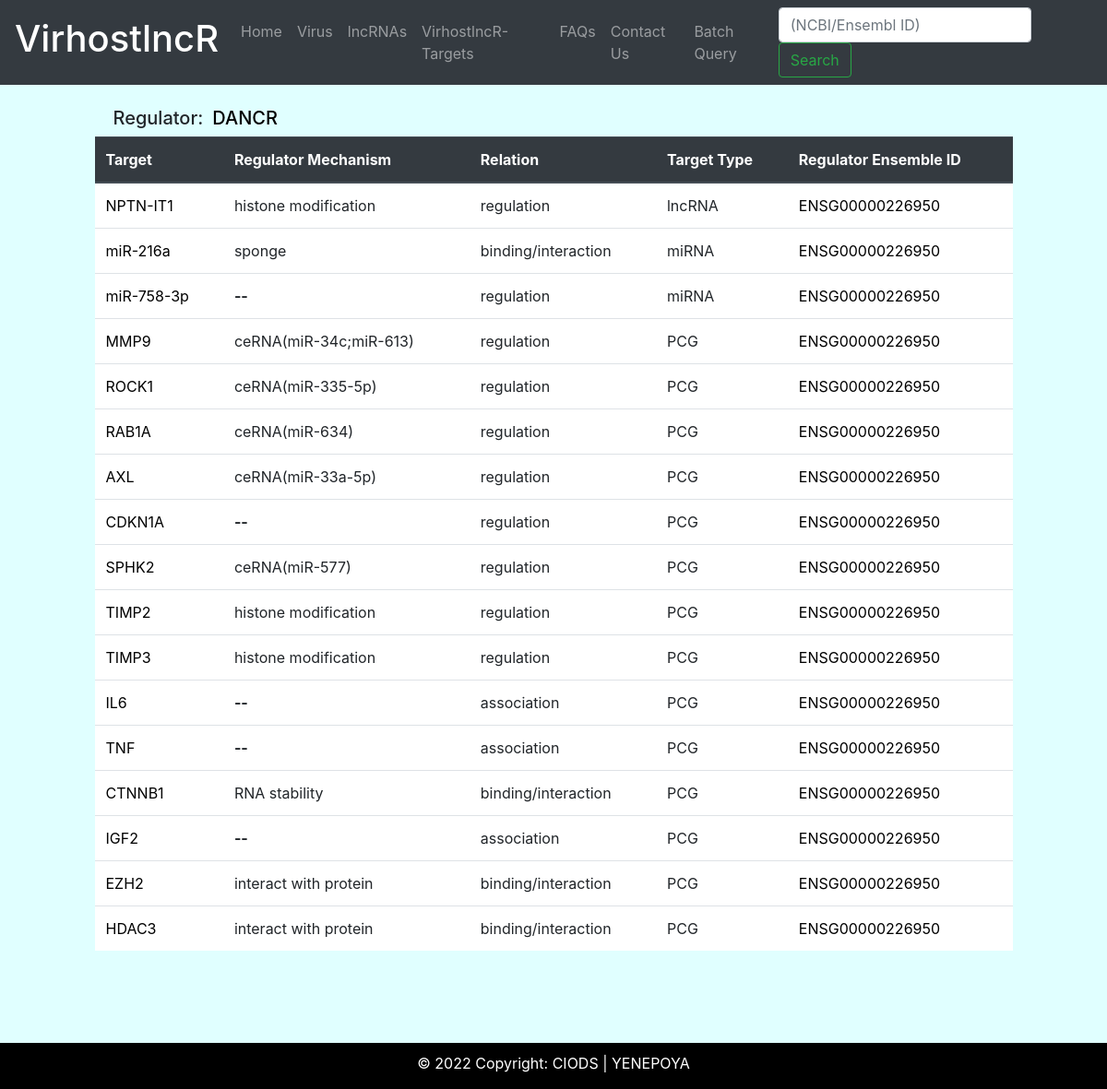
Before: /targetdetails/DANCR/ with the older database file.
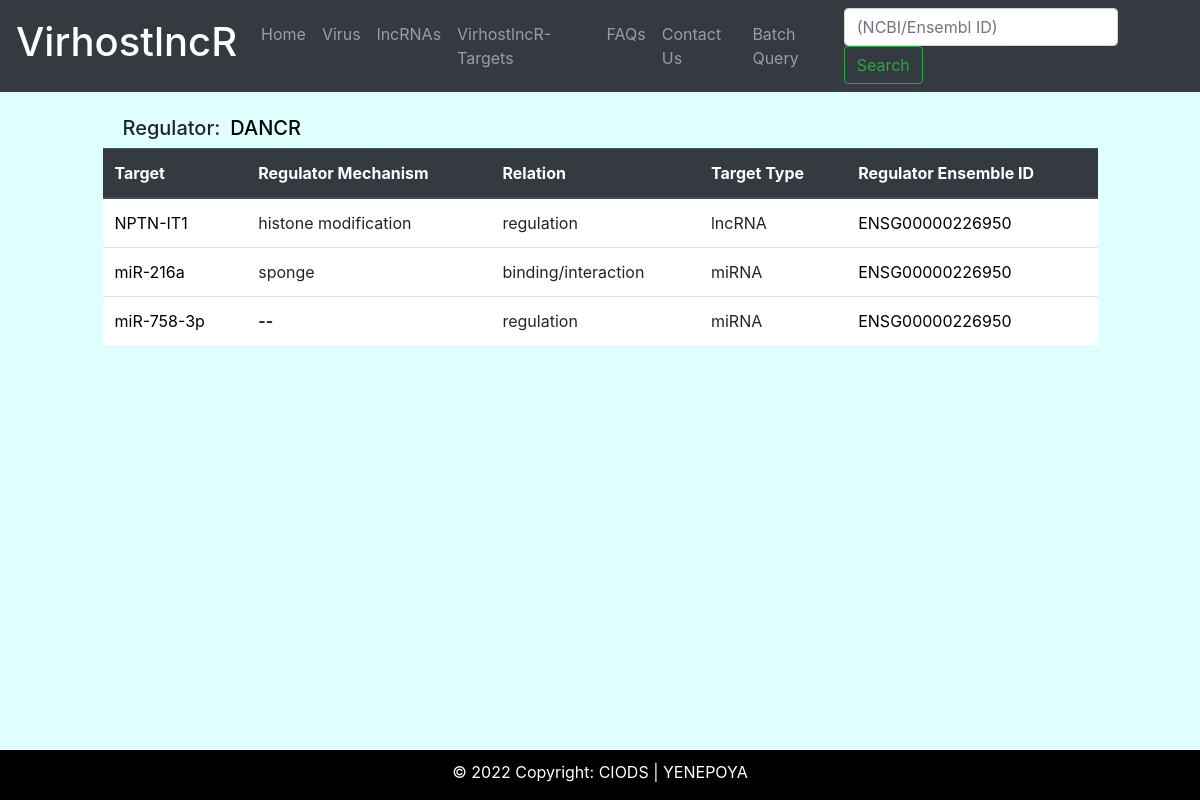
After: the same page with the newer database file.
### lncrna/models.py (models this page shows, shortened)
class LncrnaTarget(models.Model):
    regulator = models.CharField(max_length=255)
    target = models.CharField(max_length = 255)
    regulatory_mech = models.CharField(max_length = 255 , null = True, blank = True)
    regulatory_type = models.CharField(max_length = 255 , null = True, blank = True)
    Target_type = models.CharField(max_length = 255 , null = True, blank = True)
    regulator_ensemble_id = models.CharField(max_length = 255 , null = True, blank = True)

### lncrna/views.py (the view)
# urls.py: path('targetdetails/<str:regulator>/', views.targetdetails, name = 'targetdetails'),
def targetdetails(request, regulator):
    lncrnatarget = LncrnaTarget.objects.filter(regulator = regulator)
    dis_regulator = regulator
    context = {'lncrnatarget':lncrnatarget,'dis_regulator':dis_regulator}
    return render(request,'lncrna/target_details.html',context)

### templates/lncrna/target_details.html (shortened to what this page needs)
{% extends 'lncrna/base.html' %}
{% block content %}
<div class="cotainer" >
<div class="row d-flex">
 <div class="col col-xl-1">
  </div>
<div class="col col-xl-6 pt-4">
<h5 class="h5" style="padding-left: 20px" >Regulator:&ensp;<a target="blank"  href="https://www.ncbi.nlm.nih.gov/gene/?term={{ dis_regulator }}">{{ dis_regulator }}
</a>
</h5>
</div>
</div>
</div>
<div class="cotainer">
<div class="row d-flex justify-content-center">
<div class="col col-xl-10">
<table class="table" style="background-color: white;">
<thead class="thead-dark">
<tr>
    <th class="align-top">Target</th>
    <th class="align-top">Regulator Mechanism</th>
    <th class="align-top">Relation</th>
    <th class="align-top">Target Type</th>
    <th class="align-top">Regulator Ensemble ID</th>
</tr>
{% for target in lncrnatarget %}
<tr>
<td><a href=" https://www.genecards.org/cgi-bin/carddisp.pl?gene={{ target.target }}" target="_blank"> {{ target.target }}</a></td>
{% if target.regulatory_mech %}
<td>
{{ target.regulatory_mech }}</td>
{% else %}
<td><strong> -- </strong>  </td>
{% endif %}
<td>{{ target.regulatory_type }}</td>
<td>{{ target.Target_type }}</td>
<td> <a href="http://asia.ensembl.org/Multi/Search/Results?q={{ target.regulator_ensemble_id }}" target="_blank">{{ target.regulator_ensemble_id }} </a> </td>
</tr>
{% endfor %}
</table>
</div>
</div>
</div>
{% endblock %}

Changed rows visible on the page:
removed LncrnaTarget: target "MMP9", regulatory_mech "ceRNA(miR-34c;miR-613)", regulatory_type "regulation", Target_type "PCG", regulator_ensemble_id "ENSG00000226950"
removed LncrnaTarget: target "ROCK1", regulatory_mech "ceRNA(miR-335-5p)", regulatory_type "regulation", Target_type "PCG", regulator_ensemble_id "ENSG00000226950"
removed LncrnaTarget: target "RAB1A", regulatory_mech "ceRNA(miR-634)", regulatory_type "regulation", Target_type "PCG", regulator_ensemble_id "ENSG00000226950"
removed LncrnaTarget: target "AXL", regulatory_mech "ceRNA(miR-33a-5p)", regulatory_type "regulation", Target_type "PCG", regulator_ensemble_id "ENSG00000226950"
removed LncrnaTarget: target "CDKN1A", regulatory_type "regulation", Target_type "PCG", regulator_ensemble_id "ENSG00000226950"
removed LncrnaTarget: target "SPHK2", regulatory_mech "ceRNA(miR-577)", regulatory_type "regulation", Target_type "PCG", regulator_ensemble_id "ENSG00000226950"
removed LncrnaTarget: target "TIMP2", regulatory_mech "histone modification", regulatory_type "regulation", Target_type "PCG", regulator_ensemble_id "ENSG00000226950"
removed LncrnaTarget: target "TIMP3", regulatory_mech "histone modification", regulatory_type "regulation", Target_type "PCG", regulator_ensemble_id "ENSG00000226950"
removed LncrnaTarget: target "IL6", regulatory_type "association", Target_type "PCG", regulator_ensemble_id "ENSG00000226950"
removed LncrnaTarget: target "TNF", regulatory_type "association", Target_type "PCG", regulator_ensemble_id "ENSG00000226950"
removed LncrnaTarget: target "CTNNB1", regulatory_mech "RNA stability", regulatory_type "binding/interaction", Target_type "PCG", regulator_ensemble_id "ENSG00000226950"
removed LncrnaTarget: target "IGF2", regulatory_type "association", Target_type "PCG", regulator_ensemble_id "ENSG00000226950"
removed LncrnaTarget: target "EZH2", regulatory_mech "interact with protein", regulatory_type "binding/interaction", Target_type "PCG", regulator_ensemble_id "ENSG00000226950"
removed LncrnaTarget: target "HDAC3", regulatory_mech "interact with protein", regulatory_type "binding/interaction", Target_type "PCG", regulator_ensemble_id "ENSG00000226950"
